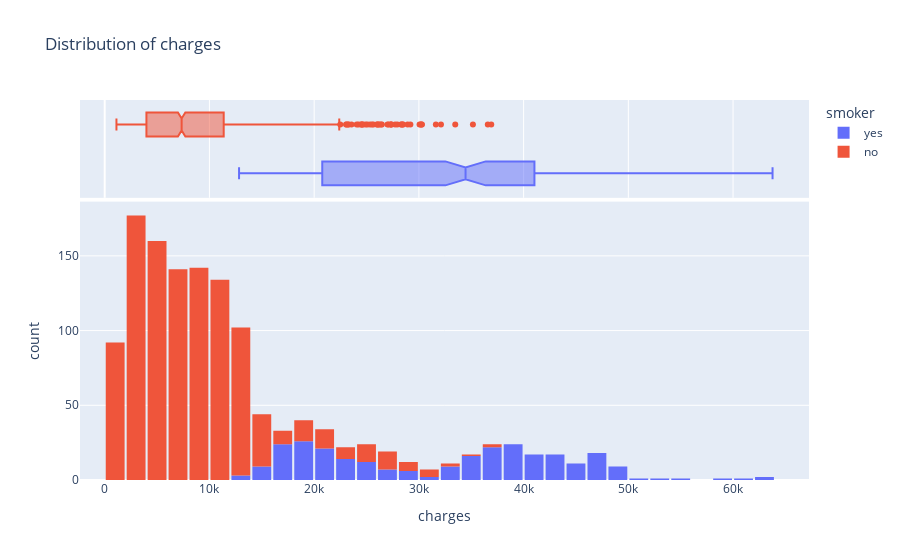

The code cell stored with this chart in its notebook:
### Code cell
fig = px.histogram(
    df,
    x='charges',
    marginal='box',
    nbins=47,
    color="smoker",
    title="Distribution of charges"
)
fig.update_layout(bargap=0.1)
fig.show()

### Figure 1 — Plotly figure (JSON) as saved in the notebook; plotly's stock layout.template omitted (floating-point values rounded to 4 significant figures; data arrays with more than 128 entries replaced by an {"elided": "..."} marker saying what was removed)
{"data": [{"bingroup": "x", "hovertemplate": "smoker=yes<br>charges=%{x}<br>count=%{y}<extra></extra>", "legendgroup": "yes", "marker": {"color": "#636efa", "pattern": {"shape": ""}}, "name": "yes", "nbinsx": 47, "orientation": "v", "showlegend": true, "type": "histogram", "x": {"elided": "274 float values"}, "xaxis": "x", "yaxis": "y"}, {"hovertemplate": "smoker=yes<br>charges=%{x}<extra></extra>", "legendgroup": "yes", "marker": {"color": "#636efa"}, "name": "yes", "notched": true, "showlegend": false, "type": "box", "x": {"elided": "274 float values"}, "xaxis": "x2", "yaxis": "y2"}, {"bingroup": "x", "hovertemplate": "smoker=no<br>charges=%{x}<br>count=%{y}<extra></extra>", "legendgroup": "no", "marker": {"color": "#EF553B", "pattern": {"shape": ""}}, "name": "no", "nbinsx": 47, "orientation": "v", "showlegend": true, "type": "histogram", "x": {"elided": "1064 float values"}, "xaxis": "x", "yaxis": "y"}, {"hovertemplate": "smoker=no<br>charges=%{x}<extra></extra>", "legendgroup": "no", "marker": {"color": "#EF553B"}, "name": "no", "notched": true, "showlegend": false, "type": "box", "x": {"elided": "1064 float values"}, "xaxis": "x2", "yaxis": "y2"}], "layout": {"bargap": 0.1, "barmode": "relative", "legend": {"title": {"text": "smoker"}, "tracegroupgap": 0}, "title": {"text": "Distribution of charges"}, "xaxis": {"anchor": "y", "domain": [0, 1], "title": {"text": "charges"}}, "xaxis2": {"anchor": "y2", "domain": [0, 1], "matches": "x", "showgrid": true, "showticklabels": false}, "yaxis": {"anchor": "x", "domain": [0, 0.7326], "title": {"text": "count"}}, "yaxis2": {"anchor": "x2", "domain": [0.7426, 1], "matches": "y2", "showgrid": false, "showline": false, "showticklabels": false, "ticks": ""}}}
